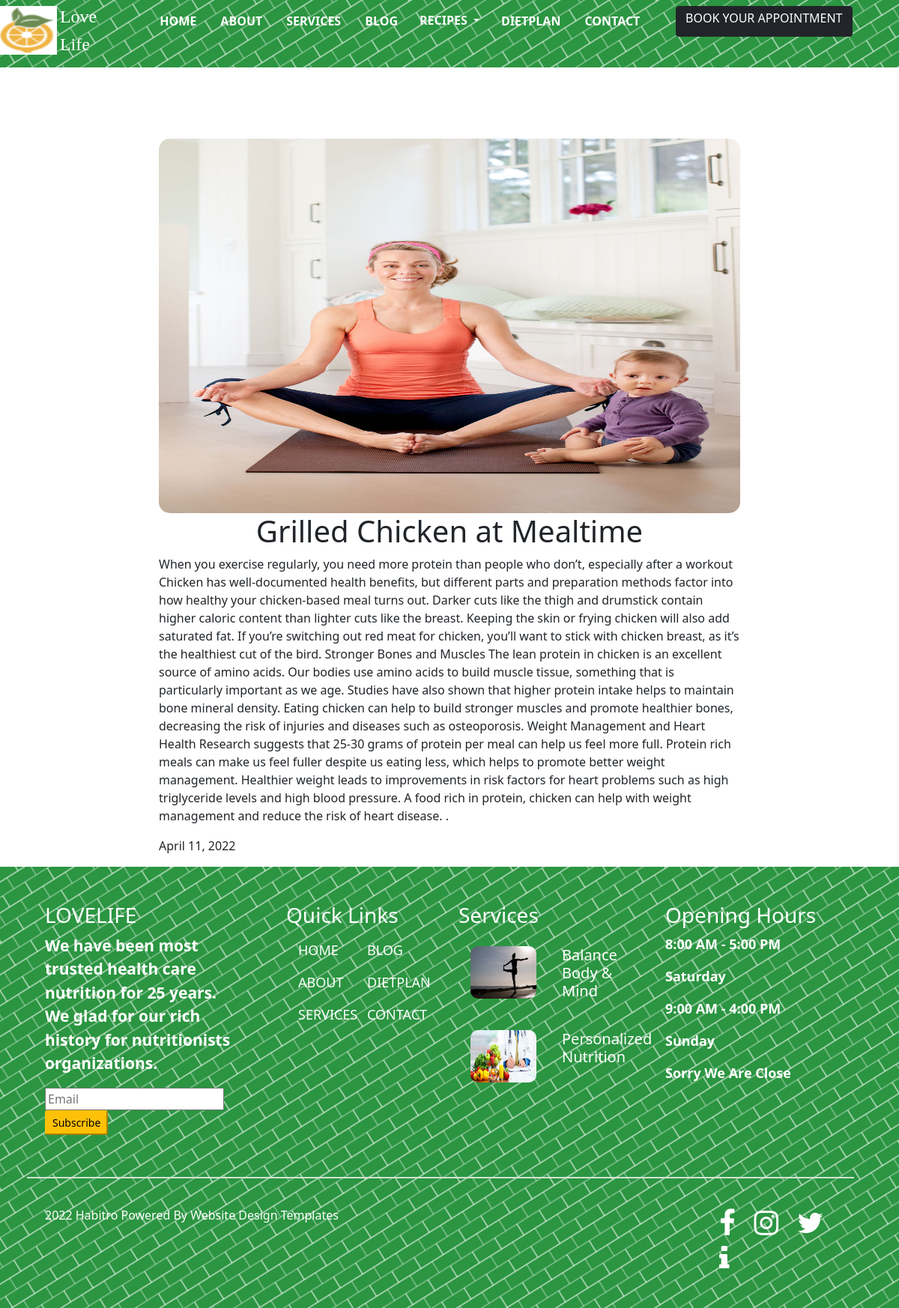
/blogdetals/16, run on the app's committed database.
### lifestyle/models.py (models this page shows)
class gallery(models.Model):
    title=models.CharField(max_length=500)
    image=models.ImageField(upload_to='pictures')
    des=models.TextField()
    date=models.DateField()
    class Meta:
        db_table="gallery"

### lifestyle/views.py (the view)
# urls.py: path('blogdetals/<int:id>',blogdetals),
def blogdetals(request,id):
    gly=gallery.objects.get(id=id)
    context={'gly':gly}
    return render(request,'blogs.html',context)

### templates/blogs.html
{% extends 'base.html' %}
{% load static %}
{% block content %}
<div class="row">
<div class="col-md-8 offset-2" id="dis">
<img src=" /media/{{gly.image}}" height="500px" width="100%">
<h1 class="text-center">{{ gly.title }}</h1>
<p>{{ gly.des  }}</p>
<p>{{ gly.date }}</p>
</div>
</div>
{% endblock %}

### static/project.css (style rules this page uses)
#dis img { margin-top:90px; border-radius:15px; }

### data on the page
gallery: image (picture), title "Grilled Chicken at Mealtime", des "When you exercise regularly, you need more protein than people who don’t, especially after a workout Chicken has well-documented health benefits, but different parts and preparation methods factor into how healthy your chicken-based meal turns out. Darker cuts like the thigh and drumstick contain higher caloric content than lighter cuts like the breast. Keeping the skin or frying chicken will also add saturated fat. If you’re switching out red meat for chicken, you’ll want to stick with chicken breast, as it’s the healthiest cut of the bird. Stronger Bones and Muscles The lean protein in chicken is an excellent source of amino acids. Our bodies use amino acids to build muscle tissue,…", date "April 11, 2022"
